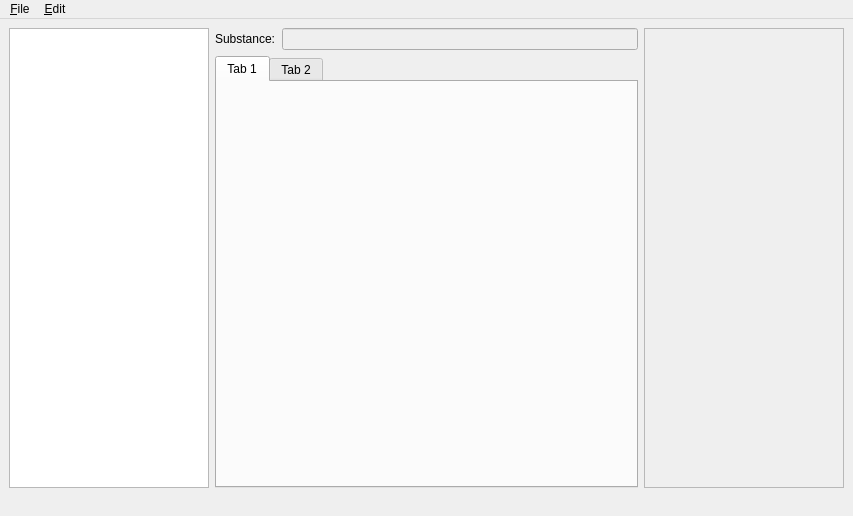
<?xml version="1.0" encoding="UTF-8"?>
<ui version="4.0">
 <class>QProceduralMaterialEditorMainWindow</class>
 <widget class="QMainWindow" name="QProceduralMaterialEditorMainWindow">
  <property name="geometry">
   <rect>
    <x>0</x>
    <y>0</y>
    <width>853</width>
    <height>516</height>
   </rect>
  </property>
  <property name="windowTitle">
   <string>MainWindow</string>
  </property>
  <widget class="QWidget" name="centralwidget">
   <layout class="QHBoxLayout" name="horizontalLayout">
    <item>
     <widget class="QTreeView" name="treeFiles">
      <property name="maximumSize">
       <size>
        <width>200</width>
        <height>16777215</height>
       </size>
      </property>
      <property name="indentation">
       <number>10</number>
      </property>
      <property name="headerHidden">
       <bool>true</bool>
      </property>
     </widget>
    </item>
    <item>
     <layout class="QVBoxLayout" name="verticalLayout">
      <item>
       <layout class="QFormLayout" name="formLayout">
        <item row="0" column="0">
         <widget class="QLabel" name="label_Substance">
          <property name="text">
           <string>Substance:</string>
          </property>
         </widget>
        </item>
        <item row="0" column="1">
         <widget class="QLineEdit" name="edit_Substance">
          <property name="enabled">
           <bool>false</bool>
          </property>
          <property name="readOnly">
           <bool>true</bool>
          </property>
         </widget>
        </item>
       </layout>
      </item>
      <item>
       <widget class="QTabWidget" name="tabProperties">
        <widget class="QWidget" name="tab">
         <attribute name="title">
          <string>Tab 1</string>
         </attribute>
        </widget>
        <widget class="QWidget" name="tab_2">
         <attribute name="title">
          <string>Tab 2</string>
         </attribute>
        </widget>
       </widget>
      </item>
     </layout>
    </item>
    <item>
     <widget class="QScrollArea" name="scrollPreview">
      <property name="maximumSize">
       <size>
        <width>200</width>
        <height>16777215</height>
       </size>
      </property>
      <property name="widgetResizable">
       <bool>true</bool>
      </property>
      <widget class="QWidget" name="scrollAreaWidgetContents">
       <property name="geometry">
        <rect>
         <x>0</x>
         <y>0</y>
         <width>198</width>
         <height>455</height>
        </rect>
       </property>
      </widget>
     </widget>
    </item>
   </layout>
  </widget>
  <widget class="QMenuBar" name="menubar">
   <property name="enabled">
    <bool>true</bool>
   </property>
   <property name="geometry">
    <rect>
     <x>0</x>
     <y>0</y>
     <width>853</width>
     <height>21</height>
    </rect>
   </property>
   <widget class="QMenu" name="menu_Edit">
    <property name="title">
     <string>&amp;Edit</string>
    </property>
   </widget>
   <widget class="QMenu" name="menu_File">
    <property name="title">
     <string>&amp;File</string>
    </property>
    <addaction name="action_Import_Substance"/>
    <addaction name="separator"/>
    <addaction name="action_Export_Textures"/>
    <addaction name="action_Delete_Substance"/>
    <addaction name="separator"/>
    <addaction name="action_Save"/>
    <addaction name="action_Save_As"/>
   </widget>
   <addaction name="menu_File"/>
   <addaction name="menu_Edit"/>
  </widget>
  <widget class="QStatusBar" name="statusbar">
   <property name="sizeGripEnabled">
    <bool>false</bool>
   </property>
  </widget>
  <action name="menuFile_Close">
   <property name="text">
    <string>&amp;Close</string>
   </property>
   <property name="statusTip">
    <string>Close Substance Editor</string>
   </property>
  </action>
  <action name="action_Import_Substance">
   <property name="text">
    <string>&amp;Import Substance...</string>
   </property>
  </action>
  <action name="action_Save">
   <property name="text">
    <string>&amp;Save</string>
   </property>
  </action>
  <action name="action_Save_As">
   <property name="text">
    <string>Save &amp;As...</string>
   </property>
  </action>
  <action name="action_Delete_Substance">
   <property name="text">
    <string>&amp;Delete Substance</string>
   </property>
  </action>
  <action name="action_Export_Textures">
   <property name="text">
    <string>&amp;Export Textures...</string>
   </property>
  </action>
 </widget>
 <resources/>
 <connections/>
</ui>
